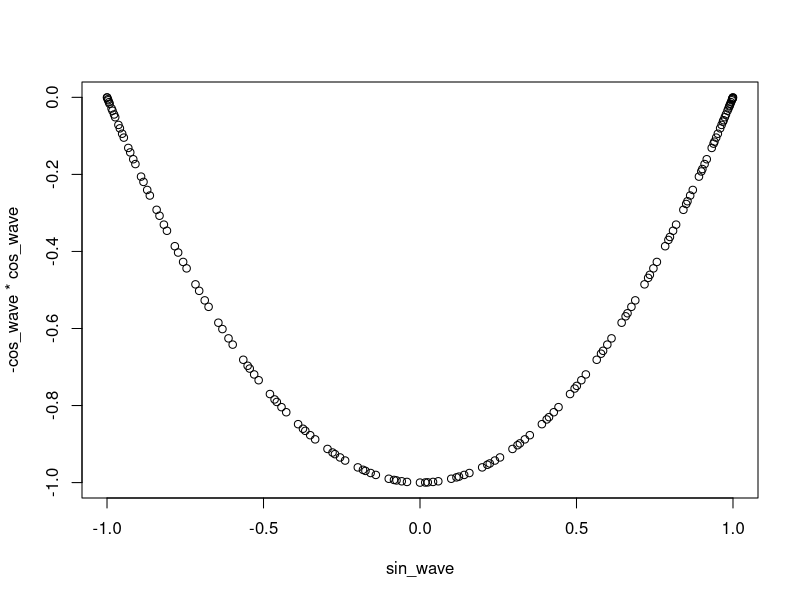

Source code (R):
# Exercise 1: creating and operating on vectors

# Create a vector `names` that contains your name and the names of 2 people 
# next to you. Print the vector.
names = c("Yifu", "Alejandro", "ShanShan Chen")
print(names)
# Use the colon operator : to create a vector `n` of numbers from 10:49
n = 10:49

# Use the `length()` function to get the number of elements in `n`
number = length(n)

# Add 1 to each element in `n` and print the result
n = n + 1
print(n)

# Create a vector `m` that contains the numbers 10 to 1 (in that order). 
# Hint: use the `seq()` function
m = 10:1
m = seq(10,1)
# Subtract `m` FROM `n`. Note the recycling!
n = n - m

# Use the `seq()` function to produce a range of numbers from -5 to 10 in `0.1`
# increments. Store it in a variable `x_range`
x_Range = seq(-5, 10, 0.1)

# Create a vector `sin_wave` by calling the `sin()` function on each element 
# in `x_range`.
sin_wave = sin(x_Range)

# Create a vector `cos_wave` by calling the `cos()` function on each element 
# in `x_range`.
cos_wave = cos(x_Range)

# Create a vector `wave` by multiplying `sin_wave` and `cos_wave` together, then
# adding `sin_wave` to the product
wave = sin_wave * cos_wave + sin_wave

# Use the `plot()` function to plot your `wave`!

plot(sin_wave, -cos_wave*cos_wave)
